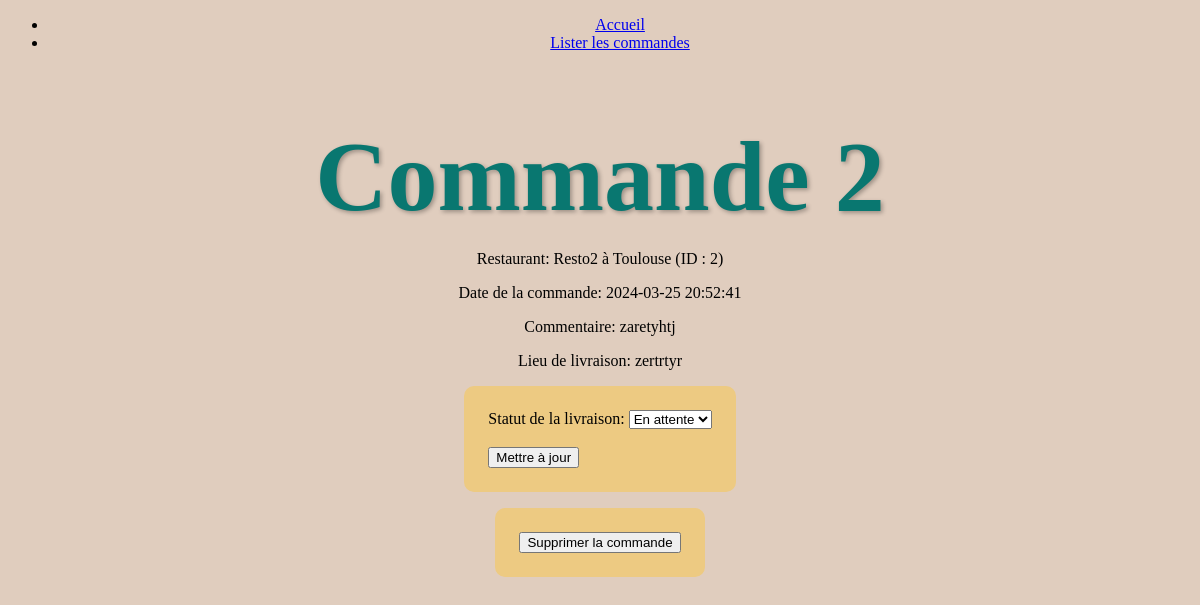
Screenshot of /show_commande.php?id=2 with the database file from the repository.
### tables this page shows
CREATE TABLE commands (
    CommandId INTEGER PRIMARY KEY AUTOINCREMENT,
    RestaurantId INT,
    CommandDate DATETIME,
    Commentary TEXT,
    DeliveryPlace VARCHAR(255),
    DeliveryStatus TEXT,
    ReasonForFailure TEXT,
    FOREIGN KEY (RestaurantId) REFERENCES restaurants(RestaurantId)
);

### www/show_commande.php (the view, shortened to what this page needs)
<?php
$database = new SQLite3('../SQL/restot.sqlite3');
$stmt = $database->prepare('SELECT CommandId, RestaurantId, CommandDate, Commentary, DeliveryPlace, DeliveryStatus, ReasonForFailure FROM commands WHERE CommandId = ?');
$stmt->bindParam(1, $_GET['id'], SQLITE3_INTEGER);
$result = $stmt->execute();
$row = $result->fetchArray(SQLITE3_ASSOC);
if ($row) {
    $command = [
        'CommandId' => $row['CommandId'],
        'RestaurantId' => $row['RestaurantId'],
        'CommandDate' => $row['CommandDate'],
        'Commentary' => $row['Commentary'],
        'DeliveryPlace' => $row['DeliveryPlace'],
        'DeliveryStatus' => $row['DeliveryStatus'] === null ? 'pending' : $row['DeliveryStatus'],
        'ReasonForFailure' => $row['ReasonForFailure'],
    ];
    $stmt = $database->prepare('SELECT Name, Location FROM restaurants WHERE RestaurantId = ?');
    $stmt->bindParam(1, $command['RestaurantId'], SQLITE3_INTEGER);
    $result = $stmt->execute();
    $row = $result->fetchArray(SQLITE3_ASSOC);
    if($row){
        $command['RestaurantName'] = $row['Name'];
        $command['RestaurantLocation'] = $row['Location'];
    }else{
        $command['RestaurantName'] = 'Unknown';
        $command['RestaurantLocation'] = 'Unknown';
    }
}
?>
<!doctype html>
<html lang="fr">
<head>
    <link rel="stylesheet" href="/CSS/style.css">
</head>
<body>
    <nav>
        <ul>
            <li><a href="/index.php">Accueil</a></li>
            <li><a href="/list_commande.php">Lister les commandes</a></li>
        </ul>
    </nav>
    <?php if (isset($command)) : ?>
        <h1>Commande <?= $command['CommandId'] ?></h1>
        <p>Restaurant: <?= $command['RestaurantName'] ?> à <?= $command['RestaurantLocation'] ?> (ID : <?= $command['RestaurantId'] ?>)</p>
        <p>Date de la commande: <?= $command['CommandDate'] ?></p>
        <p>Commentaire: <?= $command['Commentary'] ?></p>
        <p>Lieu de livraison: <?= $command['DeliveryPlace'] ?></p>
        <form action="?id=<?= $command['CommandId'] ?>&set_status" method="POST">
            <label for="deliveryStatus">Statut de la livraison:</label>
            <select name="deliveryStatus" id="deliveryStatus" onchange="toggleReasonForFailure()" >
                <option value="pending" <?= $command['DeliveryStatus'] === 'pending' ? 'selected' : '' ?>>En attente</option>
            </select>
            <br>
            <br>
            <input type="submit" value="Mettre à jour">
        </form>
        <form action="?delete" method="POST">
            <input type="submit" value="Supprimer la commande">
        </form>
    <?php else : ?>
        <p>Commande inconnue.</p>
    <?php endif; ?>
</body>

### www/CSS/style.css (style rules this page uses)
body { background-color: #e0cdbe; font-family: Georgia, 'Times New Roman', Times, serif; color: black; text-align: center; }
h1 { font-size: 100px; color: #097770; margin-bottom: 0; text-shadow: 2px 2px 4px rgba(0, 0, 0, 0.3); }
form { display: block; background-color: #edca82; width: fit-content; height: fit-content; padding: 1.5em; border-radius: 10px; margin: 1em auto; text-align: left; }

### rows the page displays
commands: CommandId "2", RestaurantId "2", CommandDate "2024-03-25 20:52:41", Commentary "zaretyhtj", DeliveryPlace "zertrtyr"

### other values shown
$command['RestaurantName'] "Resto2"
$command['RestaurantLocation'] "Toulouse"
